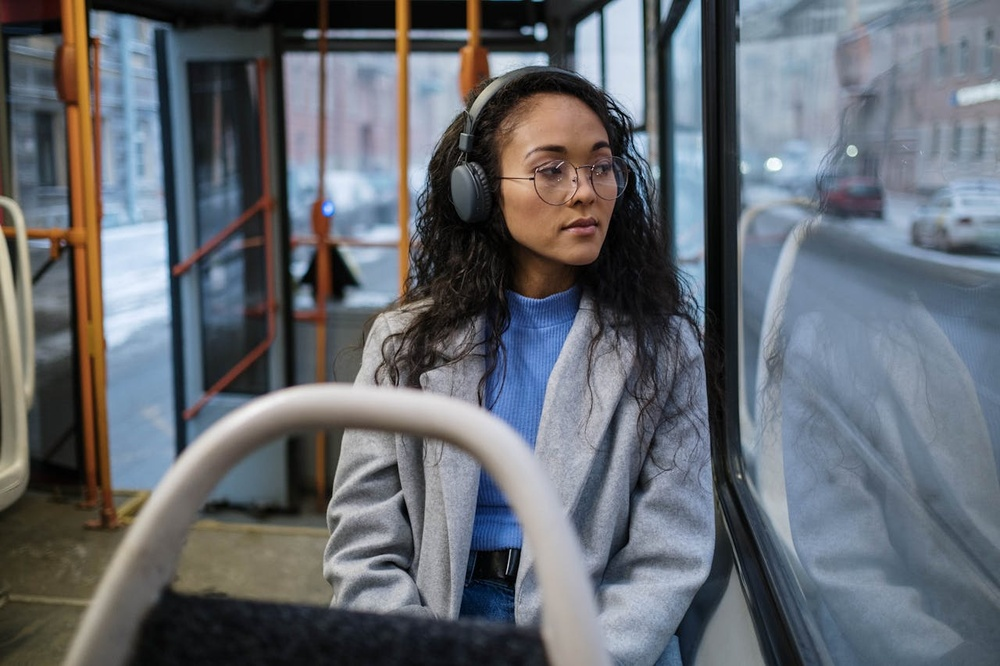
#> input picture assets/images/earphones-commuter.jpg, 1000 x 666 px, shrunk from 1280 x 853 before the run
$ python analyze_face.py
#> lines starting #> are read from the running program, lines starting #| are printed output that depends on the picture
#!/usr/bin/env python3
"""Analyze earphones-commuter.jpg to find the face region."""
import os
from PIL import Image

os.chdir(os.path.dirname(os.path.abspath(__file__)) + "/../..")

img = Image.open("assets/images/earphones-commuter.jpg")
#> img is the input picture: PIL image 1000x666 RGB; mean R, G, B 100.2, 105, 111.8
w, h = img.size
#> w = 1000; h = 666
print(f"Image size: {w}x{h}")
#| Image size: 1000x666
print()

# Check specific points to find face
points = [
    (0.25, 0.15), (0.30, 0.15), (0.35, 0.15), (0.40, 0.15), (0.45, 0.15),
    (0.25, 0.20), (0.30, 0.20), (0.35, 0.20), (0.40, 0.20), (0.45, 0.20),
    (0.25, 0.25), (0.30, 0.25), (0.35, 0.25), (0.40, 0.25), (0.45, 0.25),
    (0.50, 0.25), (0.55, 0.25), (0.50, 0.20), (0.55, 0.20), (0.60, 0.20),
    (0.50, 0.30), (0.55, 0.30), (0.60, 0.30), (0.45, 0.30), (0.40, 0.30),
    (0.50, 0.35), (0.55, 0.35), (0.60, 0.35), (0.45, 0.35), (0.40, 0.35),
]

print("Scanning for skin tones (face region):")
print(f"{'X%':>5} {'Y%':>5} {'px_x':>6} {'px_y':>6} {'Bright':>7} {'Skin':>6}")
for xp, yp in sorted(points):
    cx, cy = int(w * xp), int(h * yp)
    region = img.crop((max(0, cx-40), max(0, cy-40), min(w, cx+40), min(h, cy+40)))
    pixels = list(region.getdata())
    avg_r = sum(p[0] for p in pixels) / len(pixels)
    avg_g = sum(p[1] for p in pixels) / len(pixels)
    avg_b_ch = sum(p[2] for p in pixels) / len(pixels)
    brightness = (avg_r + avg_g + avg_b_ch) / 3
    skin = avg_r - avg_g
    marker = " <-- FACE?" if skin > 8 and brightness > 60 else ""
    print(f"{xp*100:>4.0f}% {yp*100:>4.0f}% {cx:>6} {cy:>6} {brightness:>7.1f} {skin:>6.1f}{marker}")
#> this loop made 30 passes
#> (avg_r, avg_g, avg_b_ch, brightness, skin, marker) on passes 1 to 12: (48.72, 46.15, 47.81, 47.56, 2.57, ''), (52.25, 50.34, 52.61, 51.73, 1.91, ''), (58.08, 59.11, 63.96, 60.38, -1.03, ''), (119.1, 114.7, 124.1, 119.3, 4.4, ''), (120.3, 115.4, 124.6, 120.1, 4.93, ''), (118.9, 119.4, 130.3, 122.9, -0.552, ''), (151.2, 152.9, 170.1, 158.1, -1.7, ''), (154.3, 154.9, 172, 160.4, -0.62, ''), (159.2, 167.5, 186.4, 171, -8.33, ''), (161.1, 161.2, 170.5, 164.3, -0.0667, ''), (158.7, 156.1, 164.9, 159.9, 2.64, ''), (147.3, 150, 159.7, 152.3, -2.66, '')
#|   25%   15%    250     99    47.6    2.6
#|   25%   20%    250    133    51.7    1.9
#|   25%   25%    250    166    60.4   -1.0
#|   30%   15%    300     99   119.3    4.4
#|   30%   20%    300    133   120.1    4.9
#|   30%   25%    300    166   122.9   -0.6
#|   35%   15%    350     99   158.1   -1.7
#|   35%   20%    350    133   160.4   -0.6
#> (further printed lines are left out)
#> pass 1, `region = img.crop((max(0, cx-40), max(0, cy-40), min(w, cx+40), min(h,..`:
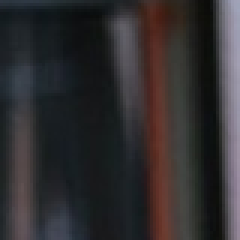
#> region: PIL image 80x80 RGB (shown 3 times larger); mean R, G, B 48.7, 46.2, 47.8
#> pass 2, `region = img.crop((max(0, cx-40), max(0, cy-40), min(w, cx+40), min(h,..`:
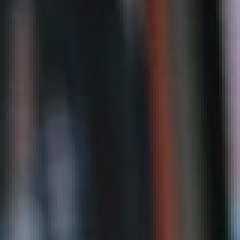
#> region: PIL image 80x80 RGB (shown 3 times larger); mean R, G, B 52.2, 50.3, 52.6
#> pass 3, `region = img.crop((max(0, cx-40), max(0, cy-40), min(w, cx+40), min(h,..`:
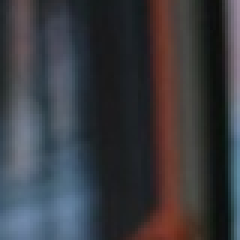
#> region: PIL image 80x80 RGB (shown 3 times larger); mean R, G, B 58.1, 59.1, 64

# Find the highest skin-score region
print()
best = None
best_score = 0
for xp in range(10, 90, 2):
    for yp in range(5, 60, 2):
        cx, cy = int(w * xp / 100), int(h * yp / 100)
        region = img.crop((max(0, cx-30), max(0, cy-30), min(w, cx+30), min(h, cy+30)))
        pixels = list(region.getdata())
        avg_r = sum(p[0] for p in pixels) / len(pixels)
        avg_g = sum(p[1] for p in pixels) / len(pixels)
        brightness = sum(sum(p[:3])/3 for p in pixels) / len(pixels)
        skin = avg_r - avg_g
        score = skin * (brightness / 100) if skin > 0 else 0
        if score > best_score:
            best_score = score
            best = (xp, yp, cx, cy, brightness, skin)
#> after the loop, best = (54, 31, 540, 206, 125.4, 45.85); best_score = 57.51

if best:
    print(f"Best face candidate: {best[0]}% x, {best[1]}% y (px {best[2]},{best[3]})")
#| Best face candidate: 54% x, 31% y (px 540,206)
    print(f"  Brightness: {best[4]:.1f}, Skin warmth: {best[5]:.1f}")
#|   Brightness: 125.4, Skin warmth: 45.9
    print(f"  Recommended object-position: {best[0]}% {best[1]}%")
#|   Recommended object-position: 54% 31%

$ run again, with assets/images/arrival-destination.jpg copied over assets/images/earphones-commuter.jpg
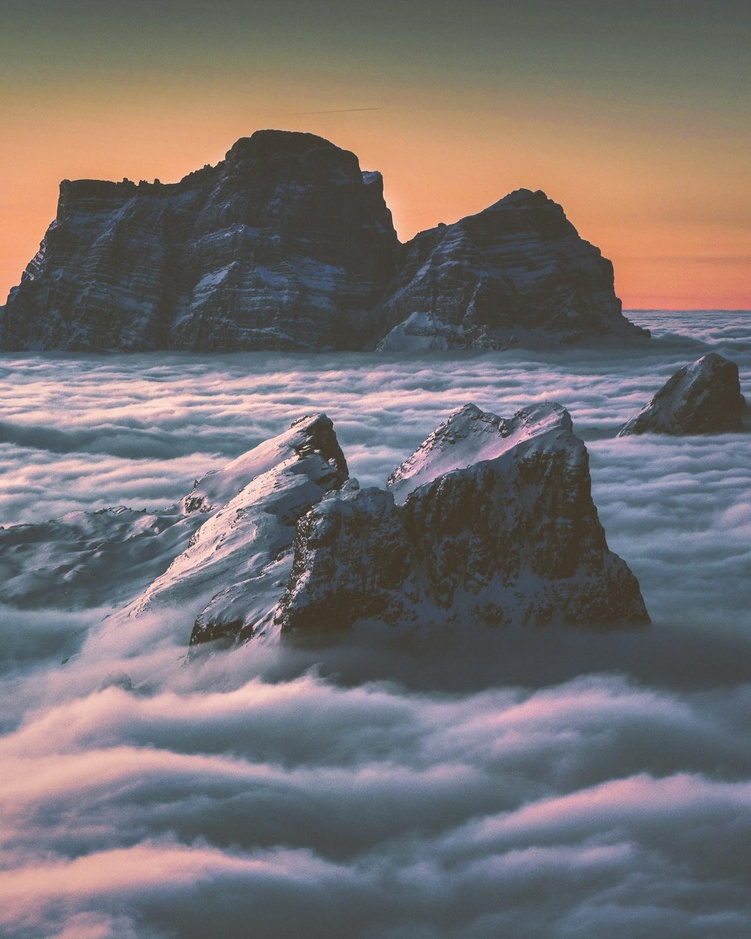
#> input picture assets/images/arrival-destination.jpg, 751 x 939 px, shrunk from 1280 x 1600 before the run
#> img is the input picture: PIL image 751x939 RGB; mean R, G, B 118, 112.2, 112.4
#| Image size: 751x939
#> the loop `for xp, yp in sorted(points):` made 30 passes
#> (avg_r, avg_g, avg_b_ch, brightness, skin, marker) on passes 1 to 8: (206.9, 155.5, 117, 159.8, 51.42, ' <-- FACE?'), (125.6, 103.7, 89.76, 106.4, 21.95, ' <-- FACE?'), (68.11, 69.87, 72.07, 70.02, -1.76, ''), (164.5, 129.2, 99.87, 131.2, 35.34, ' <-- FACE?'), (90.35, 81.83, 75.59, 82.59, 8.52, ' <-- FACE?'), (68.85, 71.28, 74.72, 71.62, -2.43, ''), (126.8, 104.7, 83.1, 104.9, 22.06, ' <-- FACE?'), (68.16, 67.01, 64.74, 66.64, 1.14, '')
#> (printed output is left out)
#> pass 1, `region = img.crop((max(0, cx-40), max(0, cy-40), min(w, cx+40), min(h,..`:
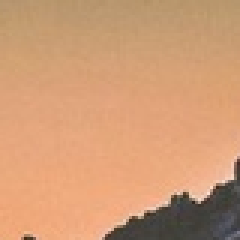
#> region: PIL image 80x80 RGB (shown 3 times larger); mean R, G, B 206.9, 155.5, 117
#> pass 3, `region = img.crop((max(0, cx-40), max(0, cy-40), min(w, cx+40), min(h,..`:
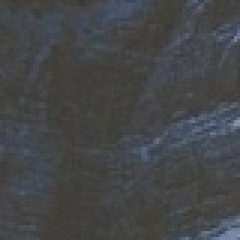
#> region: PIL image 80x80 RGB (shown 3 times larger); mean R, G, B 68.1, 69.9, 72.1
#> after the loop `for xp in range(10, 90, 2):`: best = (88, 29, 660, 272, 157, 82.82); best_score = 130
#| Best face candidate: 88% x, 29% y (px 660,272)
#|   Brightness: 157.0, Skin warmth: 82.8
#|   Recommended object-position: 88% 29%

$ run again, with assets/images/bus-commute.jpg copied over assets/images/earphones-commuter.jpg
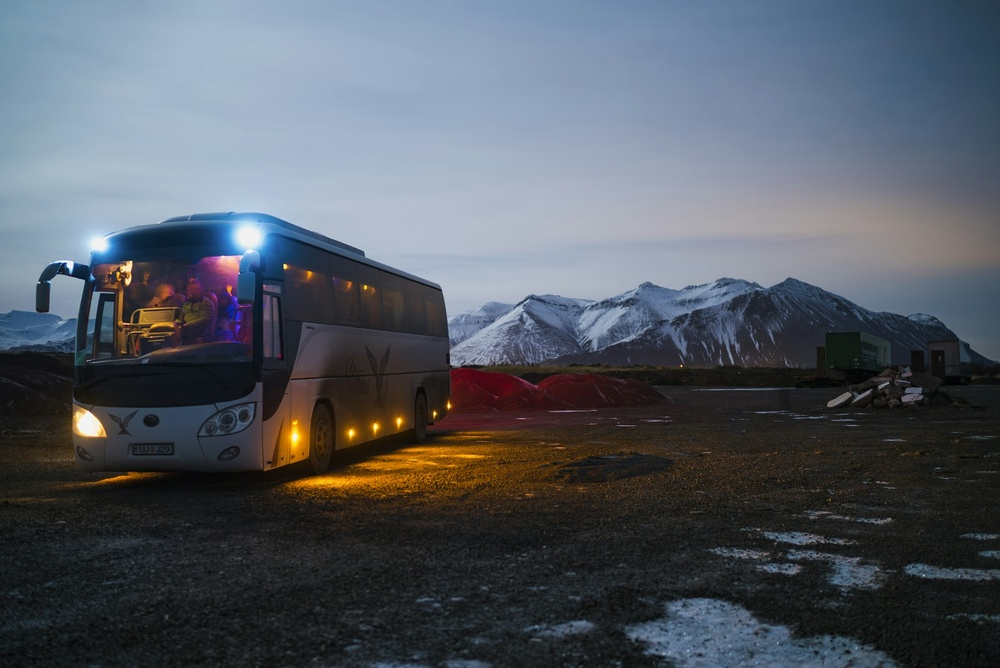
#> input picture assets/images/bus-commute.jpg, 1000 x 668 px, shrunk from 1920 x 1282 before the run
#> img is the input picture: PIL image 1000x668 RGB; mean R, G, B 84.3, 90.1, 98.8
#| Image size: 1000x668
#> the loop `for xp, yp in sorted(points):` made 30 passes
#> (avg_r, avg_g, avg_b_ch, brightness, skin) on passes 1 to 8: (165.7, 183, 203.6, 184.1, -17.37), (167.3, 184.8, 204.4, 185.5, -17.51), (172.4, 189.9, 208.4, 190.2, -17.52), (163.1, 180, 202.5, 181.8, -16.92), (165.3, 182.3, 203.5, 183.7, -17.01), (171.3, 187.6, 206.4, 188.4, -16.38), (159.5, 176.9, 200.4, 178.9, -17.38), (162.7, 179.7, 201.5, 181.3, -17)
#> (printed output is left out)
#> pass 1, `region = img.crop((max(0, cx-40), max(0, cy-40), min(w, cx+40), min(h,..`:
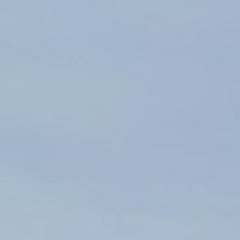
#> region: PIL image 80x80 RGB (shown 3 times larger); mean R, G, B 165.7, 183, 203.6
#> after the loop `for xp in range(10, 90, 2):`: best = (48, 57, 480, 380, 60.86, 34.63); best_score = 21.08
#| Best face candidate: 48% x, 57% y (px 480,380)
#|   Brightness: 60.9, Skin warmth: 34.6
#|   Recommended object-position: 48% 57%

$ run again, with assets/images/city-aerial.jpg copied over assets/images/earphones-commuter.jpg
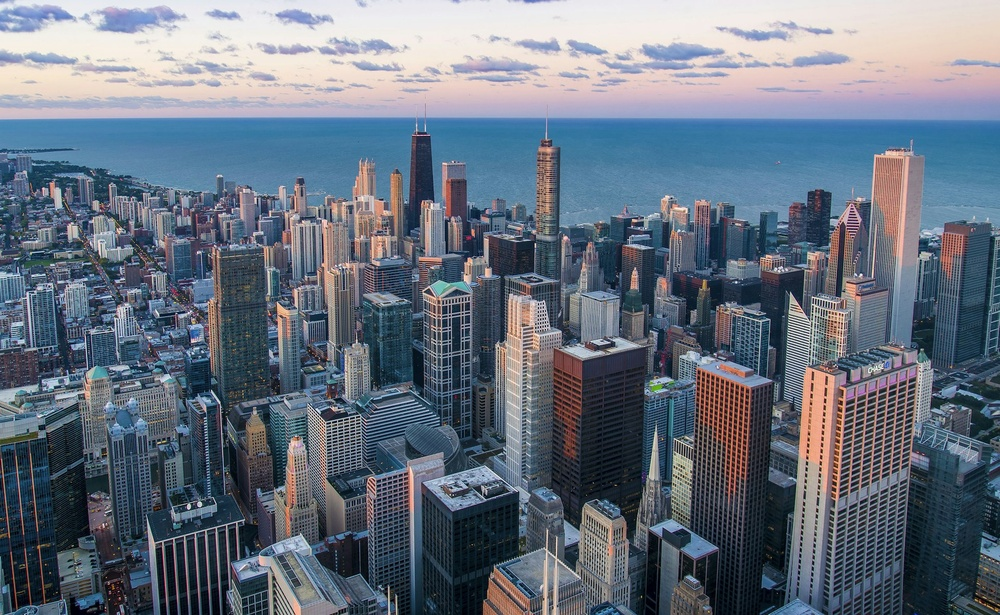
#> input picture assets/images/city-aerial.jpg, 1000 x 615 px, shrunk from 1920 x 1181 before the run
#> img is the input picture: PIL image 1000x615 RGB; mean R, G, B 103.3, 113.2, 126.7
#| Image size: 1000x615
#> the loop `for xp, yp in sorted(points):` made 30 passes
#> (avg_r, avg_g, avg_b_ch, brightness, skin) on passes 1 to 8: (189.1, 191.5, 200.9, 193.8, -2.36), (128, 154.3, 180.4, 154.2, -26.32), (84.46, 128.7, 164.6, 125.9, -44.26), (190.2, 191.7, 200.9, 194.3, -1.55), (125, 152.3, 179.2, 152.2, -27.24), (81.28, 127.3, 163.3, 123.9, -46), (187.3, 189, 199.5, 191.9, -1.62), (124.5, 151.5, 178.4, 151.5, -27.04)
#> (printed output is left out)
#> pass 1, `region = img.crop((max(0, cx-40), max(0, cy-40), min(w, cx+40), min(h,..`:
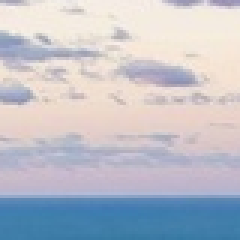
#> region: PIL image 80x80 RGB (shown 3 times larger); mean R, G, B 189.1, 191.5, 200.9
#> pass 3, `region = img.crop((max(0, cx-40), max(0, cy-40), min(w, cx+40), min(h,..`:
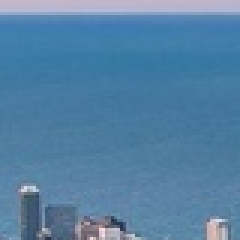
#> region: PIL image 80x80 RGB (shown 3 times larger); mean R, G, B 84.5, 128.7, 164.6
#> after the loop `for xp in range(10, 90, 2):`: best = (88, 11, 880, 67, 206.2, 23.12); best_score = 47.69
#| Best face candidate: 88% x, 11% y (px 880,67)
#|   Brightness: 206.2, Skin warmth: 23.1
#|   Recommended object-position: 88% 11%
